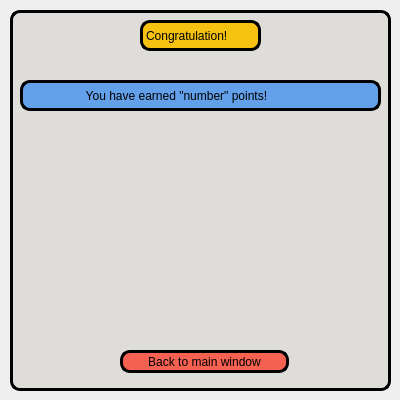
<?xml version="1.0" encoding="UTF-8"?>
<ui version="4.0">
 <class>congratulation_window</class>
 <widget class="QDialog" name="congratulation_window">
  <property name="geometry">
   <rect>
    <x>0</x>
    <y>0</y>
    <width>400</width>
    <height>400</height>
   </rect>
  </property>
  <property name="windowTitle">
   <string>congratulation_window</string>
  </property>
  <widget class="QFrame" name="frame">
   <property name="geometry">
    <rect>
     <x>10</x>
     <y>10</y>
     <width>381</width>
     <height>381</height>
    </rect>
   </property>
   <property name="styleSheet">
    <string notr="true">background-color:rgb(222, 221, 218);
border: 3px solid rgb(0, 0, 0);
border-radius: 10px;
</string>
   </property>
   <property name="frameShape">
    <enum>QFrame::StyledPanel</enum>
   </property>
   <property name="frameShadow">
    <enum>QFrame::Raised</enum>
   </property>
   <widget class="QLabel" name="username_label">
    <property name="geometry">
     <rect>
      <x>130</x>
      <y>10</y>
      <width>121</width>
      <height>31</height>
     </rect>
    </property>
    <property name="styleSheet">
     <string notr="true">background-color: rgb(245, 194, 17);
border: 3px solid rgb(0, 0, 0);
border-radius: 10px;
</string>
    </property>
    <property name="text">
     <string>Congratulation!</string>
    </property>
   </widget>
   <widget class="QPushButton" name="back_to_main_window_button">
    <property name="geometry">
     <rect>
      <x>110</x>
      <y>340</y>
      <width>169</width>
      <height>23</height>
     </rect>
    </property>
    <property name="styleSheet">
     <string notr="true">background-color: rgb(246, 97, 81);</string>
    </property>
    <property name="text">
     <string>Back to main window</string>
    </property>
   </widget>
   <widget class="QLabel" name="username_label_2">
    <property name="geometry">
     <rect>
      <x>10</x>
      <y>70</y>
      <width>361</width>
      <height>31</height>
     </rect>
    </property>
    <property name="styleSheet">
     <string notr="true">background-color: rgb(98, 160, 234);
border: 3px solid rgb(0, 0, 0);
border-radius: 10px;
</string>
    </property>
    <property name="text">
     <string>                  You have earned &quot;number&quot; points!</string>
    </property>
   </widget>
  </widget>
 </widget>
 <resources/>
 <connections/>
</ui>
